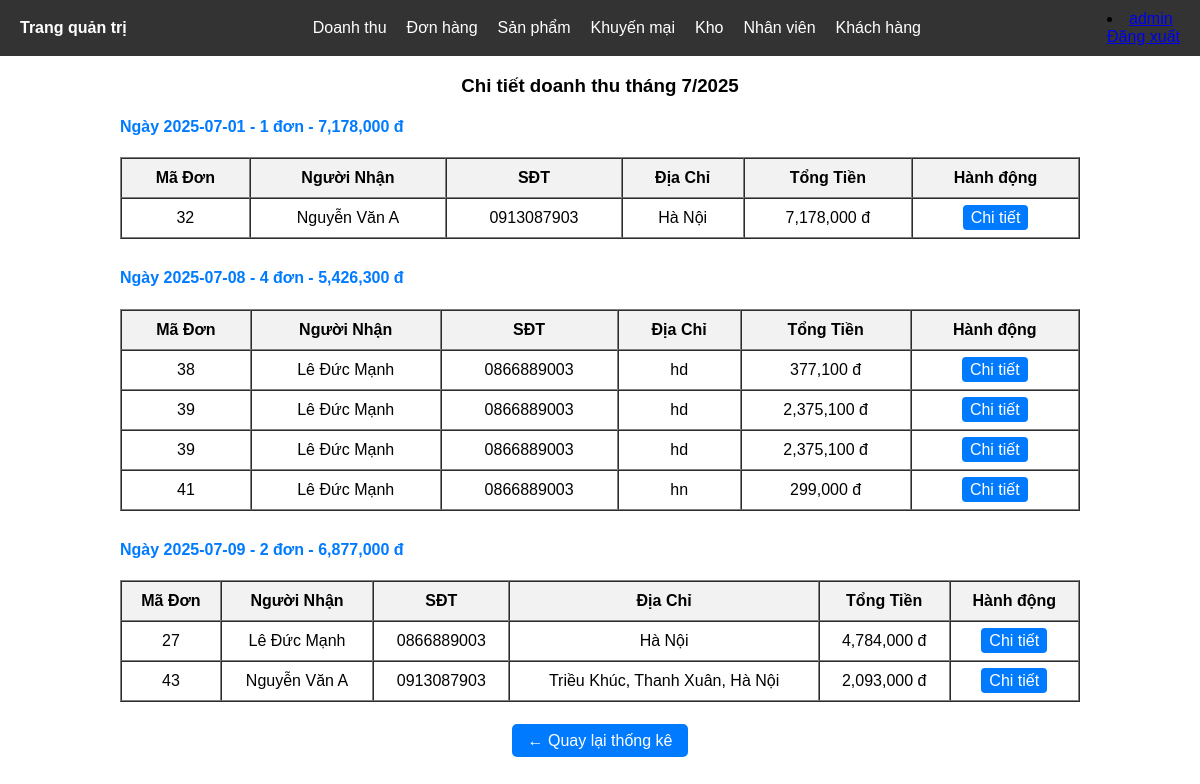
The page /admin/index/chitiet_thang.php?nam=2025&thang=7 (signed in) on the database its author committed.
### tables this page shows
CREATE TABLE `donhang` (
  `MaDonHang` int(11) NOT NULL,
  `MaKH` int(11) DEFAULT NULL,
  `TenNguoiNhan` varchar(100) DEFAULT NULL,
  `SDT` varchar(20) DEFAULT NULL,
  `DiaChi` text DEFAULT NULL,
  `NgayDat` datetime DEFAULT NULL,
  `TongTien` double DEFAULT NULL,
  `TrangThai` varchar(50) DEFAULT NULL,
  `PhuongThucThanhToan` varchar(50) DEFAULT NULL
);

### admin/index/chitiet_thang.php (the view, shortened to what this page needs)
<?php
include '../include/header.php';
include '../../model/database.php';
$nam = isset($_GET['nam']) ? intval($_GET['nam']) : date('Y');
$thang = isset($_GET['thang']) ? intval($_GET['thang']) : date('m');
$sql_ngay = "
    SELECT DATE(g.NgayCapNhat) AS Ngay, COUNT(d.MaDonHang) AS SoDon, SUM(d.TongTien) AS DoanhThuNgay
    FROM giaohang g
    JOIN donhang d ON g.MaDonHang = d.MaDonHang
    WHERE g.TrangThai = 'Đã giao hàng'
      AND YEAR(g.NgayCapNhat) = ? AND MONTH(g.NgayCapNhat) = ?
    GROUP BY Ngay
    ORDER BY Ngay ASC
";
$stmt_ngay = $conn->prepare($sql_ngay);
$stmt_ngay->bind_param("ii", $nam, $thang);
$stmt_ngay->execute();
$result_ngay = $stmt_ngay->get_result();
?>
<h3 style="text-align: center;">Chi tiết doanh thu tháng <?= $thang ?>/<?= $nam ?></h3>
<?php while ($ngay_data = $result_ngay->fetch_assoc()) : ?>
    <h4 style="margin-left: 10%; color: #007bff;">
        Ngày <?= $ngay_data['Ngay'] ?> -
        <?= $ngay_data['SoDon'] ?> đơn -
        <?= number_format($ngay_data['DoanhThuNgay']) ?> đ
    </h4>
    <?php
    $ngay = $ngay_data['Ngay'];
    $sql_don = "
        SELECT d.MaDonHang, d.TenNguoiNhan, d.SDT, d.DiaChi, d.TongTien
        FROM donhang d
        JOIN giaohang g ON d.MaDonHang = g.MaDonHang
        WHERE DATE(g.NgayCapNhat) = ?
          AND g.TrangThai = 'Đã giao hàng'
    ";
    $stmt_don = $conn->prepare($sql_don);
    $stmt_don->bind_param("s", $ngay);
    $stmt_don->execute();
    $result_don = $stmt_don->get_result();
    ?>
    <table border="1" cellpadding="10" cellspacing="0" width="80%" style="margin: 10px auto 30px auto; text-align: center;">
        <tr style="background-color: #f2f2f2;">
            <th>Mã Đơn</th>
            <th>Người Nhận</th>
            <th>SĐT</th>
            <th>Địa Chỉ</th>
            <th>Tổng Tiền</th>
            <th>Hành động</th>
        </tr>
        <?php while ($row = $result_don->fetch_assoc()) : ?>
            <tr>
                <td><?= $row['MaDonHang'] ?></td>
                <td><?= htmlspecialchars($row['TenNguoiNhan']) ?></td>
                <td><?= htmlspecialchars($row['SDT']) ?></td>
                <td><?= htmlspecialchars($row['DiaChi']) ?></td>
                <td><?= number_format($row['TongTien']) ?> đ</td>
                <td>
                    <a href="chitietdonhang.php?madon=<?= $row['MaDonHang'] ?>" style="padding: 4px 8px; background-color: #007bff; color: white; text-decoration: none; border-radius: 4px;">Chi tiết</a>
                </td>
            </tr>
        <?php endwhile; ?>
    </table>
<?php endwhile; ?>
<div style="text-align: center;">
    <a href="index.php" style="padding: 8px 16px; background-color: #007bff; color: white; text-decoration: none; border-radius: 5px;">← Quay lại thống kê</a>
</div>

### admin/include/header.php (style rules this page uses)
body { margin: 0; font-family: Arial, sans-serif; }

### rows shown on the page
donhang: MaDonHang "32", TenNguoiNhan "Nguyễn Văn A", SDT "0913087903", DiaChi "Hà Nội", TongTien "7,178,000"
donhang: MaDonHang "38", TenNguoiNhan "Lê Đức Mạnh", SDT "0866889003", DiaChi "hd", TongTien "377,100"
donhang: MaDonHang "39", TenNguoiNhan "Lê Đức Mạnh", SDT "0866889003", DiaChi "hd", TongTien "2,375,100"
donhang: MaDonHang "41", TenNguoiNhan "Lê Đức Mạnh", SDT "0866889003", DiaChi "hn", TongTien "299,000"
donhang: MaDonHang "27", TenNguoiNhan "Lê Đức Mạnh", SDT "0866889003", DiaChi "Hà Nội", TongTien "4,784,000"
donhang: MaDonHang "43", TenNguoiNhan "Nguyễn Văn A", SDT "0913087903", DiaChi "Triều Khúc, Thanh Xuân, Hà Nội", TongTien "2,093,000"

### other values the page prints
$tennv "admin"
$thang "7"
$nam "2025"
$ngay_data['Ngay'] "2025-07-01"
$ngay_data['SoDon'] "1"
$ngay_data['DoanhThuNgay'] "7,178,000"
$ngay_data['Ngay'] "2025-07-08"
$ngay_data['SoDon'] "4"
$ngay_data['DoanhThuNgay'] "5,426,300"
$ngay_data['Ngay'] "2025-07-09"
$ngay_data['SoDon'] "2"
$ngay_data['DoanhThuNgay'] "6,877,000"
